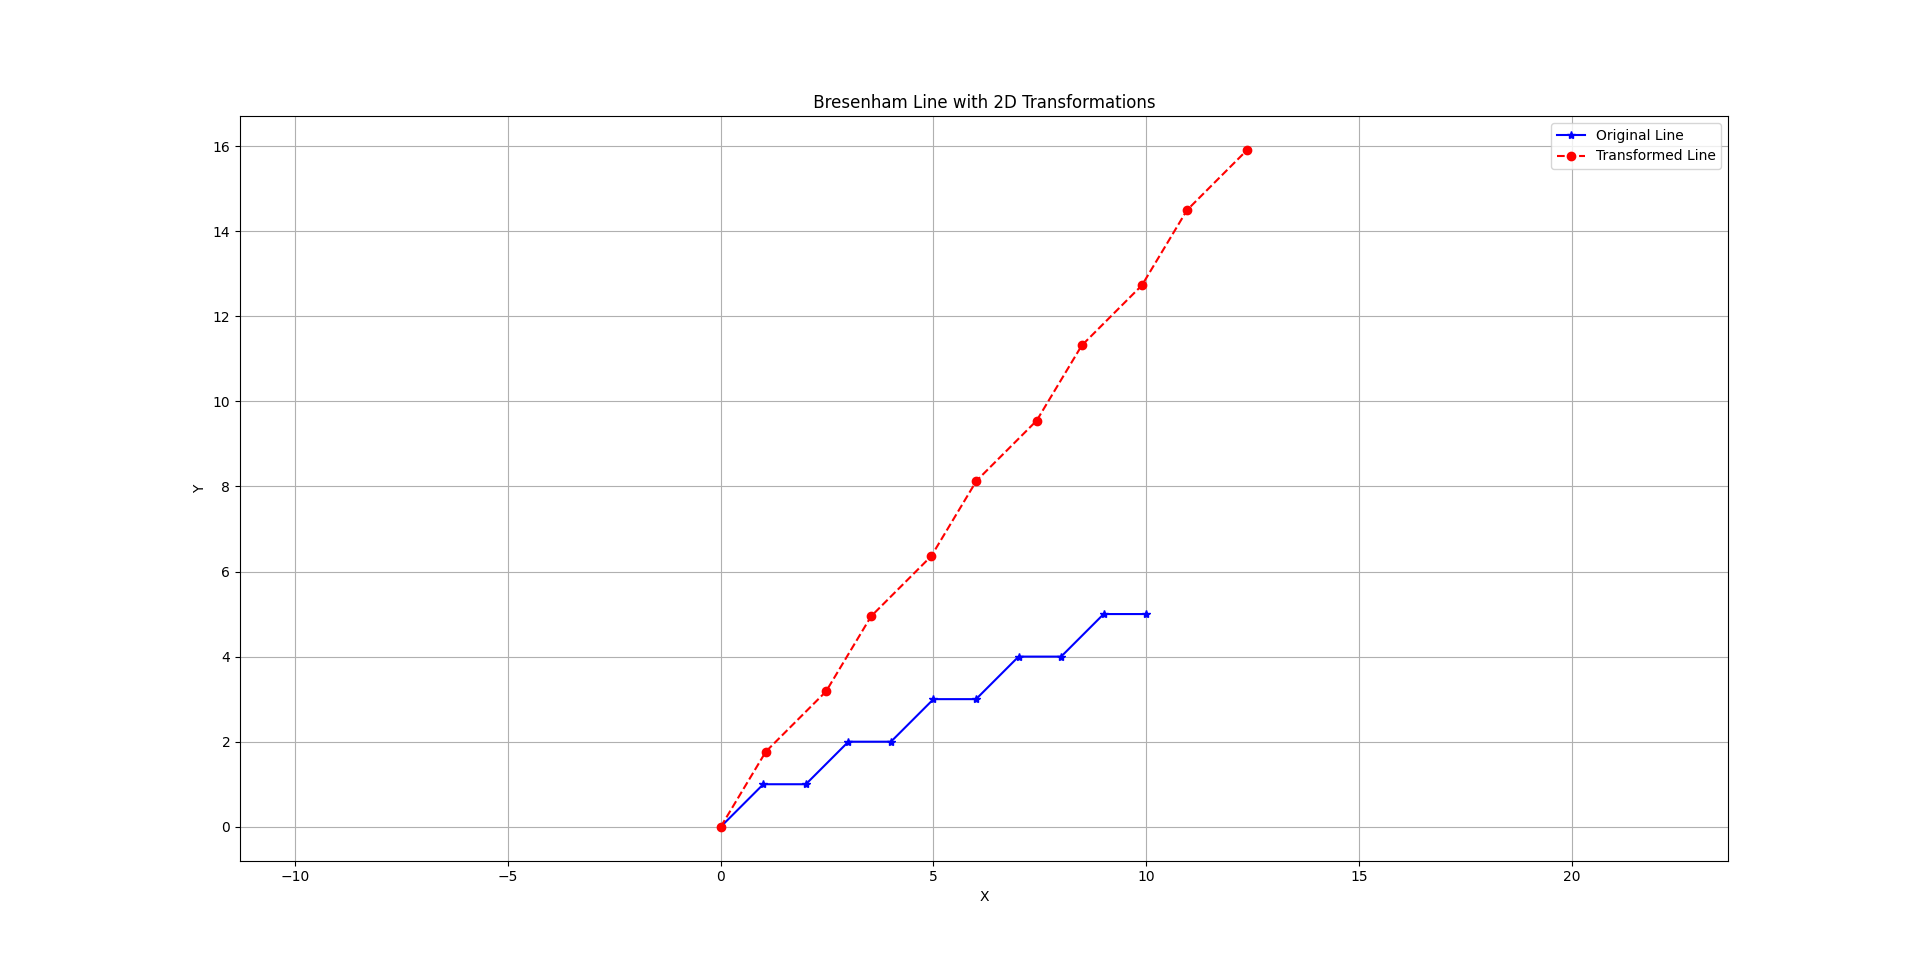

Python code for this plot:
import numpy as np
import matplotlib .pyplot as plt
def bresenham_line (x0 , y0 , x1 , y1):
    xes , yes = [], []
    dx = abs(x1 - x0)
    dy = abs(y1 - y0)
    sx = 1 if x1 >= x0 else -1
    sy = 1 if y1 >= y0 else -1
    x, y = x0 , y0
    if dx >= dy:
        p = 2 * dy - dx
        for _ in range(dx + 1):
            xes.append(x)
            yes.append(y)
            x += sx
            if p >= 0:
                y += sy
                p += 2 * dy - 2 * dx
            else:
                p += 2 * dy
    else:
        p = 2 * dx - dy
        for _ in range(dy + 1):
            xes.append(x)
            yes.append(y)
            y += sy
            if p >= 0:
                x += sx
                p += 2 * dx - 2 * dy
            else:
                p += 2 * dx
    return np.array(xes), np.array(yes)
def apply_2d_transformation (x_coords , y_coords ,transformation_matrix ):
    points = np.vstack ([ x_coords , y_coords , np. ones_like (x_coords)])
    transformed_points = transformation_matrix @ points
    return transformed_points [0], transformed_points [1]
def plot_line_with_transformations (x0 , y0 , x1 , y1):
    x_orig , y_orig = bresenham_line (x0 , y0 , x1 , y1)
    xf , yf = x0 , y0
    scaling_matrix = np.array ([
        [2, 0, 0],
        [0, 0.5, 0],
        [0, 0, 1]
    ])
    T_to_origin = np.array ([
        [1, 0, -xf],
        [0, 1, -yf],
        [0, 0, 1]
    ])
    T_back = np.array ([
        [1, 0, xf],
        [0, 1, yf],
        [0, 0, 1]
    ])
    composite_matrix = T_back @ scaling_matrix @ T_to_origin
    theta = np.pi / 4 
    rotation_matrix = np.array ([
        [np.cos(theta), -np.sin(theta), 0],
        [np.sin(theta), np.cos(theta), 0],
        [0, 0, 1]
    ])
    composite_matrix = rotation_matrix @ composite_matrix
    x_transformed , y_transformed = apply_2d_transformation (
    x_orig , y_orig , composite_matrix
    )
    plt.figure(figsize =(8, 6))
    plt.plot(x_orig , y_orig , marker='*', color='blue',
    linestyle='-', label='Original Line ')
    plt.plot(x_transformed , y_transformed , marker='o',
    color='red', linestyle='--', label='Transformed Line')

    plt.title(" Bresenham Line with 2D Transformations ")
    plt.xlabel("X")
    plt.ylabel("Y")
    plt.legend ()
    plt.grid(True)
    plt.axis('equal')
    plt.show ()

if __name__ == "__main__":
    # Define the line endpoints
    x0, y0 = 0, 0
    x1, y1 = 10, 5
    plot_line_with_transformations(x0, y0, x1, y1)
